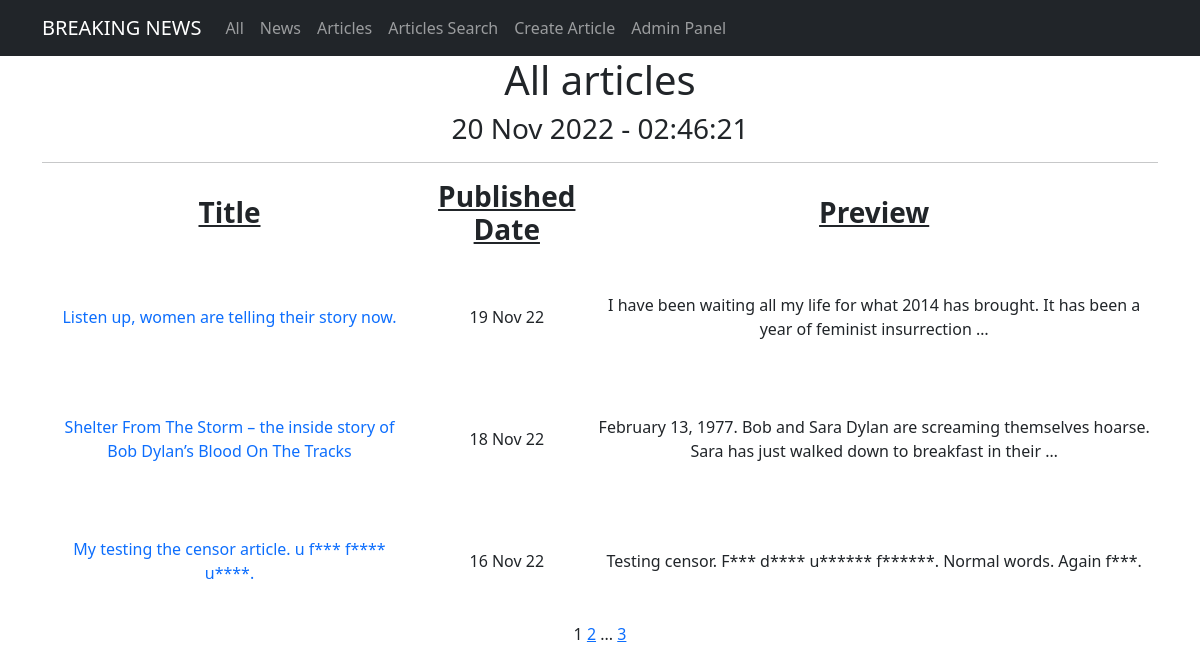
The app's page /articles/ with its own data.
### newsportal/models.py (models this page shows, shortened)
class Post(models.Model):
    author = models.ForeignKey(Author, on_delete=models.CASCADE)
    type = models.CharField(max_length=2, choices=TYPES, default=news)
    published_date = models.DateTimeField(auto_now_add=True)
    post_title = models.CharField(max_length=100)
    post_text = models.TextField()
    category = models.ManyToManyField(Category, through="PostCategory")
    post_rating = models.IntegerField(default=0)

### newsportal/views.py (the view)
class ArticlesList(PostsList):
    template_name = 'articles.html'
    def get_queryset(self):
        queryset = super().get_queryset()
        self.filterset = PostFilter(self.request.GET, queryset)
        return self.filterset.qs.filter(type="AR")

### newsportal/templatetags/custom_filters.py (called while the page is built)
@register.filter()
def censor(text):
    if isinstance(text, str):
        wordstocensor = ['fool', 'death', 'suffer']
        text = re.split('(\W+)', text)
        for i, j in enumerate(text):
            for k in wordstocensor:
                if k in j.lower():
                    text[i] = text[i][0] + '*'*(len(text[i]) - 1)
        return ''.join(text)
    else:
        raise Exception("This filter is applicable only to the <class 'str'>")

### newsportal/templatetags/custom_tags.py (called while the page is built)
@register.simple_tag()
def current_time(format_string='%d %b %Y - %H:%M:%S'):
    return datetime.now().astimezone().strftime(format_string)

@register.simple_tag(takes_context=True)
def url_replace(context, **kwargs):
   d = context['request'].GET.copy()
   for k, v in kwargs.items():
       d[k] = v
   return d.urlencode()

### newsportal/views.py (called while the page is built)
    def get_queryset(self):
        queryset = super().get_queryset()
        self.filterset = PostFilter(self.request.GET, queryset)
        return self.filterset.qs

    def get_context_data(self, **kwargs):
        context = super().get_context_data(**kwargs)
        context['filterset'] = self.filterset
        return context

### templates/articles.html (shortened to what this page needs)
<!DOCTYPE html>
{% extends 'posts.html' %}
{% load custom_filters %}
{% load custom_tags %}
{% block content2 %}
<li class="nav-item">
  <a class="nav-link" href="/articles/search/">Articles Search</a>
</li>
<li class="nav-item">
  <a class="nav-link" href="/articles/create/">Create Article</a>
</li>
{% endblock content2 %}
{% block content %}
<h1>All articles</h1>
<h3>{% current_time '%d %b %Y - %H:%M:%S' %}</h3>
<hr>
   {% if posts %}
       <table>
           <tr>
               <td><h3><span style="text-decoration: underline;"><strong>Title</strong></span></h3></td>
               <td><h3><span style="text-decoration: underline;"><strong>Published Date</strong></span></h3></td>
               <td><h3><span style="text-decoration: underline;"><strong>Preview</strong></span></h3></td>
           </tr>
           {% for post in posts %}
           <tr>
               <td><a class="nav-link" href="/articles/{{post.pk}}">{{ post.post_title|censor }}</a></td>
               <td>{{ post.published_date|date:'d M y' }}</td>
               <td>{{ post.post_text|truncatewords:20|censor }}</td>
               <td><p>&nbsp;</p><p>&nbsp;</p><p>&nbsp;</p></td>
           </tr>
           {% endfor %}
       </table>
   {% else %}
       <h2>Nothing here</h2>
   {% endif %}
{% endblock content %}

### records on screen
Post: post_title|censor "Listen up, women are telling their story now.", published_date "19 Nov 22", post_text|censor "I have been waiting all my life for what 2014 has brought. It has been a year of feminist insurrection …"
Post: post_title|censor "Shelter From The Storm – the inside story of Bob Dylan’s Blood On The Tracks", published_date "18 Nov 22", post_text|censor "February 13, 1977. Bob and Sara Dylan are screaming themselves hoarse. Sara has just walked down to breakfast in their …"
Post: post_title|censor "My testing the censor article. u f*** f**** u****.", published_date "16 Nov 22", post_text|censor "Testing censor. F*** d**** u****** f******. Normal words. Again f***."

### other values on screen
{{ page_obj.number }} "1"
{{ page_obj.next_page_number }} "2"
{{ page_obj.paginator.num_pages }} "3"
